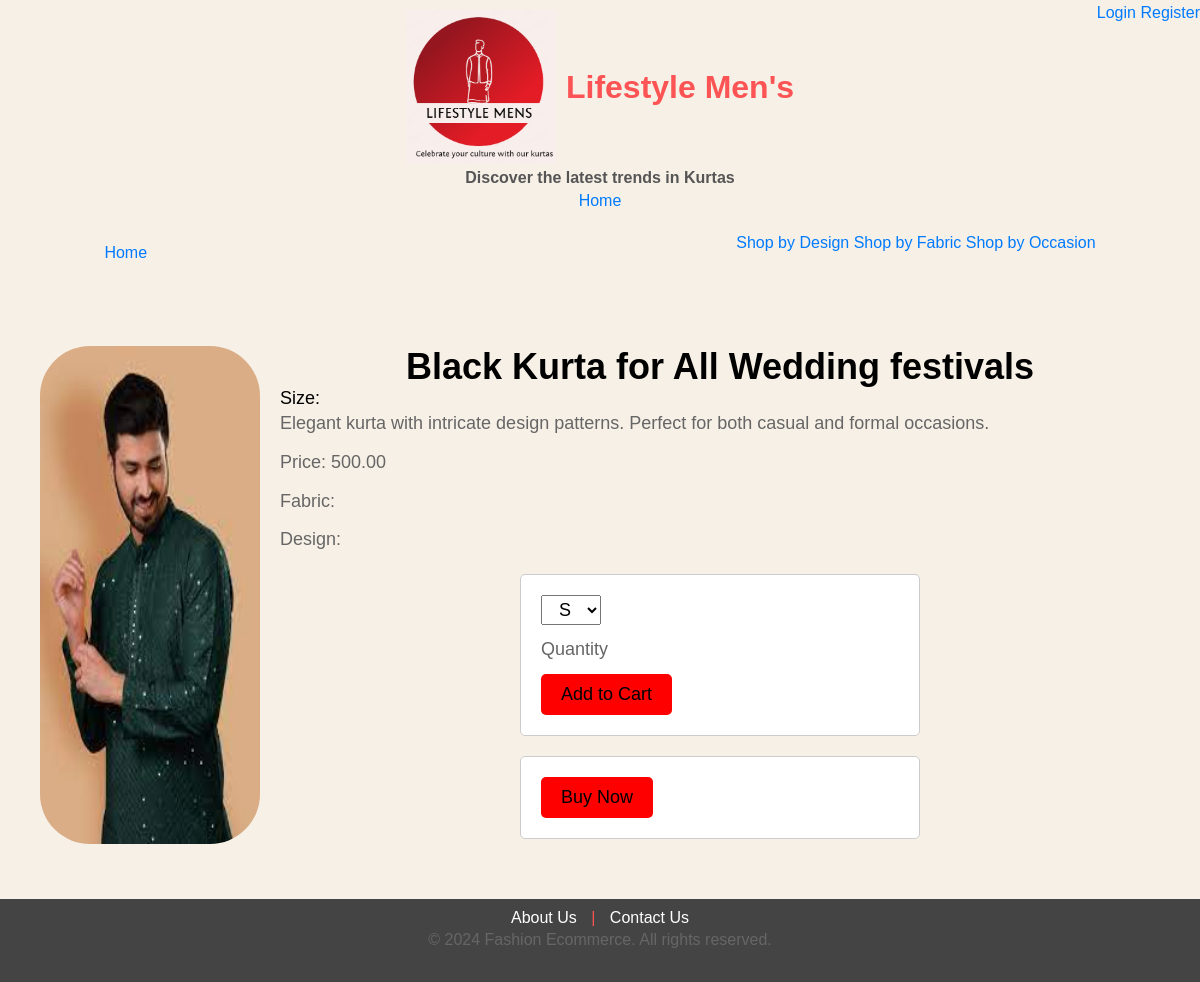
/kurtas/2, run on an earlier commit of the app's database.
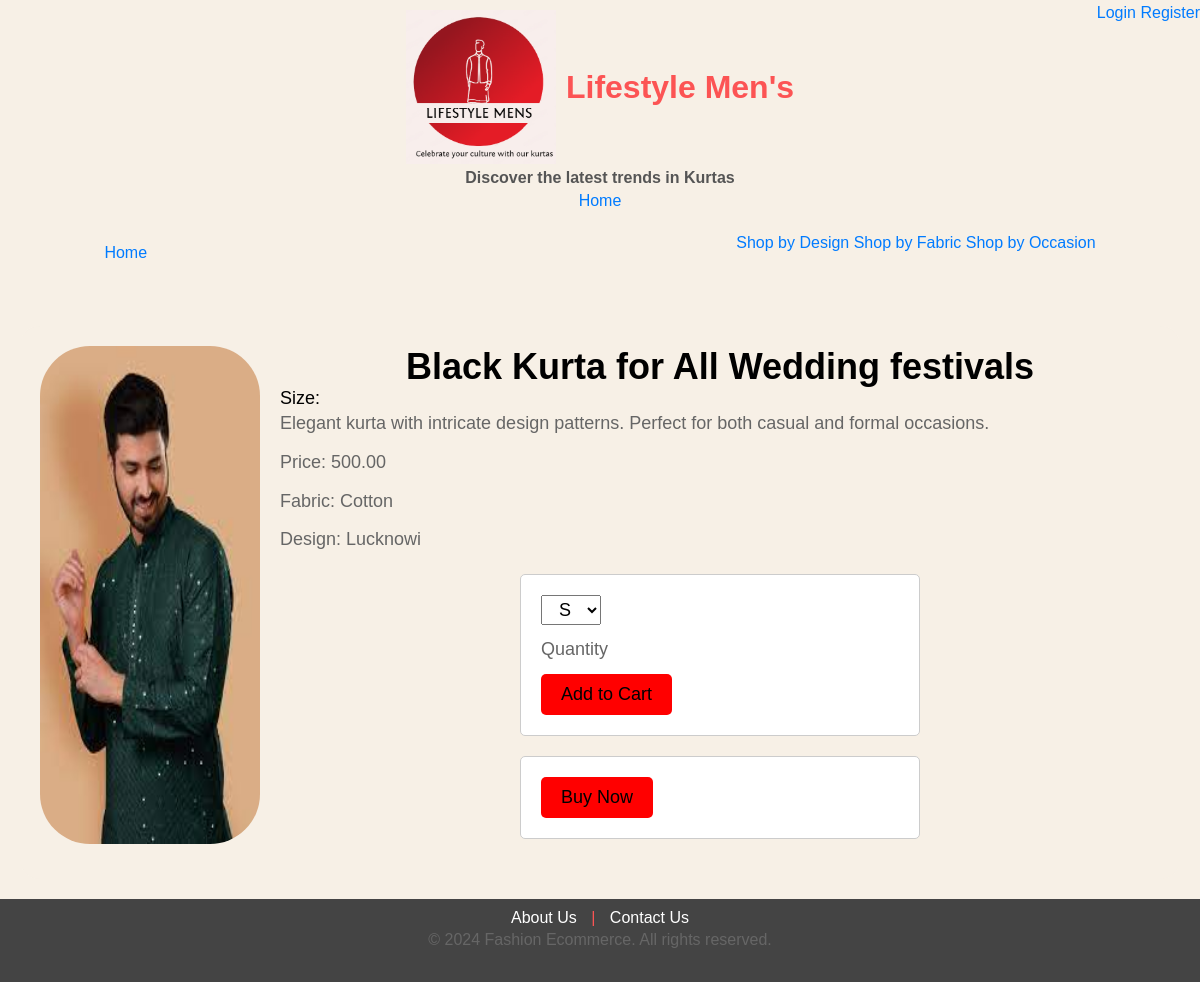
And on a later commit of the database.
### users/models.py (models this page shows, shortened)
class Kurta(models.Model):
    Occasion = models.ForeignKey(festival, on_delete=models.CASCADE, related_name="Fest")
    price = models.DecimalField(max_digits=10, decimal_places=2)
    color = models.CharField(max_length=50)
    name = models.CharField(max_length=100)  # Increased max_length for the name
    image = models.ImageField(upload_to='kurta_images/')  # Specify upload path for images
    created_at = models.DateTimeField(auto_now_add=True)  # Track creation date/time
    updated_at = models.DateTimeField(auto_now=True)  # Track last update date/time
    fabric=models.CharField(max_length=50)
    design=models.CharField(max_length=50)
    s=models.IntegerField(default=1)# stock of respective size
    m=models.IntegerField(default=1)# stock of respective size
    l=models.IntegerField(default=1)# stock of respective size
    xl=models.IntegerField(default=1)# stock of respective size
    class Meta:
        verbose_name_plural = "Kurtas"

### users/views.py (the view, shortened to what this page needs)
# urls.py: path("kurtas/<str:kurta_id>", views.product, name="product"),
def product(request, kurta_id):
    try:
        kurta = Kurta.objects.get(id=kurta_id)
        return render(request, 'users/product.html', {
            "kurta":kurta,
        })
    except Kurta.DoesNotExist:
        return render(request, "users/NotFound.html")

### users/templates/users/product.html (shortened to what this page needs)
{% extends "users/layout.html" %}
{% load static %}
{% block nav %}
    <a href="{% url 'home' %}" style="text-align: left;">Home</a>
    <p><a href="#">Shop by Design</a>    <a href="#">Shop by Fabric</a>     <a href="#">Shop by Occasion</a></p>
{% endblock %}
{% block body %}
<div>
    <div class="product-info">
        <img class="image-container"  src="{{kurta.image.url}}" alt="Product Image" >
        <div class="description-container">
            <h1>{{ kurta.name }}</h1>
            <label for="size">Size:</label>
            <p class="description">Elegant kurta with intricate design patterns. Perfect for both casual and formal occasions.</p>
            <p>Price: {{ kurta.price }}</p>
            <p>Fabric: {{ kurta.fabric }}</p>
            <p>Design: {{kurta.design}}</p>
            <form action="{% url 'product' kurta_id=kurta.id %}", method="post">
                <select id="size" name="size">
                    <option value="s">S</option>
                </select>
                <div class="quantity-selector">
                    <p>Quantity</p>
                    <input type="text" name="quantity" id="quantity" min="1" max="9" required>
                </div>
                <button type="submit">Add to Cart</button>
            </form>
                <form action="{% url 'product' kurta_id=kurta.id %}", method="post">
                <button type="submit">Buy Now</button>
            </form>
            </div>
    </div>
</div>
{% endblock %}

What changed in the data, as far as the page shows it:
changed Kurta "Black Kurta for All Wedding festivals": fabric (not shown) → "Cotton"; design (not shown) → "Lucknowi"
